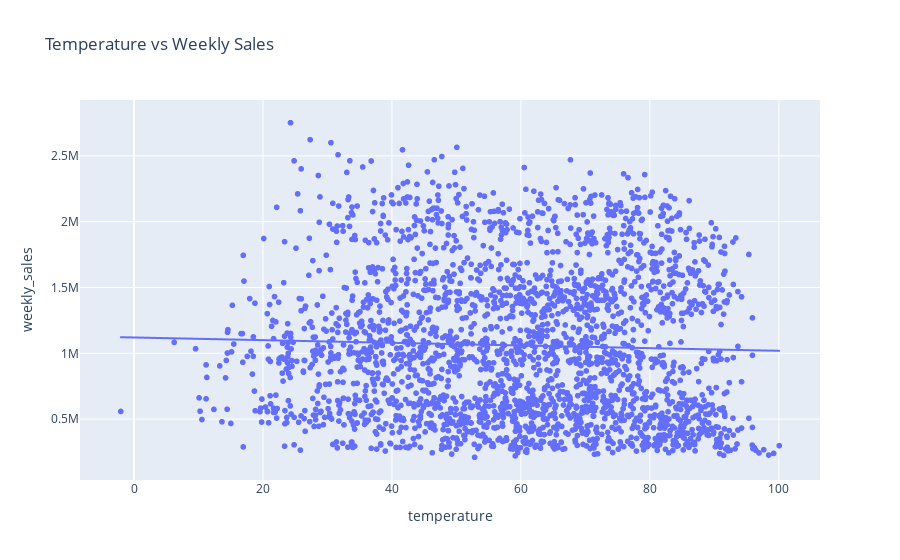

Notebook code cell kept with this figure:
### Code cell
# Temparature vs Weekly Sales

fig = px.scatter(df, x='temperature', y='weekly_sales',
                 title='Temperature vs Weekly Sales', trendline='ols')
fig.show()

### Figure 1 — Plotly figure (JSON) as saved in the notebook; plotly's stock layout.template omitted (floating-point values rounded to 4 significant figures; data arrays with more than 128 entries replaced by an {"elided": "..."} marker saying what was removed)
{"data": [{"hovertemplate": "temperature=%{x}<br>weekly_sales=%{y}<extra></extra>", "legendgroup": "", "marker": {"color": "#636efa", "symbol": "circle"}, "mode": "markers", "name": "", "showlegend": false, "type": "scattergl", "x": {"elided": "2565 float values"}, "xaxis": "x", "y": {"elided": "2565 float values"}, "yaxis": "y"}, {"hovertemplate": "<b>OLS trendline</b><br>weekly_sales = -1011.92 * temperature + 1.12017e+06<br>R<sup>2</sup>=0.001199<br><br>temperature=%{x}<br>weekly_sales=%{y} <b>(trend)</b><extra></extra>", "legendgroup": "", "marker": {"color": "#636efa", "symbol": "circle"}, "mode": "lines", "name": "", "showlegend": false, "type": "scattergl", "x": {"elided": "2565 float values"}, "xaxis": "x", "y": {"elided": "2565 float values"}, "yaxis": "y"}], "layout": {"legend": {"tracegroupgap": 0}, "title": {"text": "Temperature vs Weekly Sales"}, "xaxis": {"anchor": "y", "domain": [0, 1], "title": {"text": "temperature"}}, "yaxis": {"anchor": "x", "domain": [0, 1], "title": {"text": "weekly_sales"}}}}
